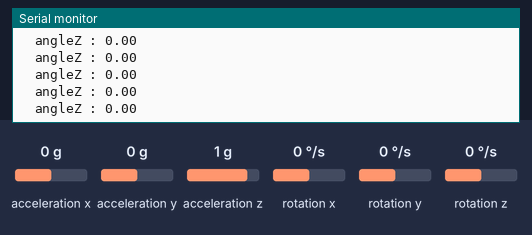
Bench run of a sketch on a simulated Arduino Uno, built with avr-gcc and run on an emulated ATmega328P. Parts: the last lines printed to the serial monitor. The test bench sets the inputs (shaded band); at power-on: rotation z 0 °/s, acceleration x 0 g, acceleration y 0 g, acceleration z 1 g, rotation x 0 °/s, rotation y 0 °/s.

Above: at 4.2 s.
4.3 s: rotation z set to -192 °/s
At 5.1 s:
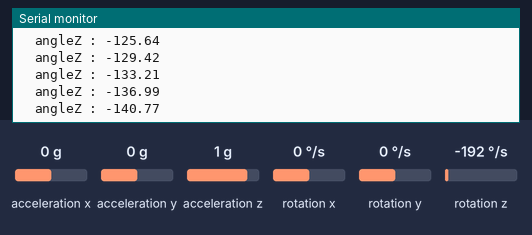
7.3 s: rotation z set to 192 °/s
At 8.0 s:
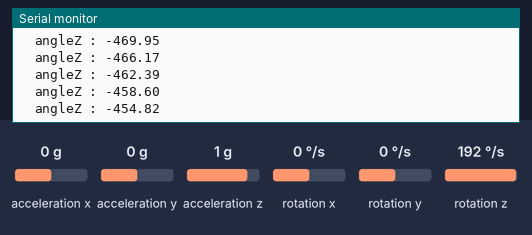
10.3 s: rotation z set to -100 °/s
At 11.0 s:
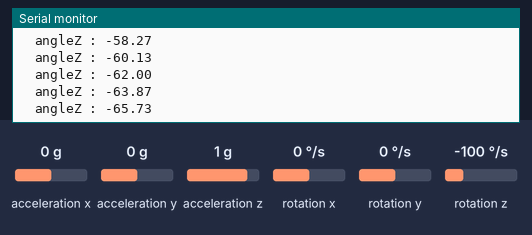
13.3 s: rotation z set to 192 °/s
At 13.9 s:
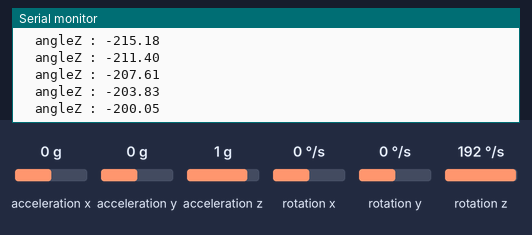
Timing chart, 0 to 16.3 s (numbered marks = the images above; inputs shaded):
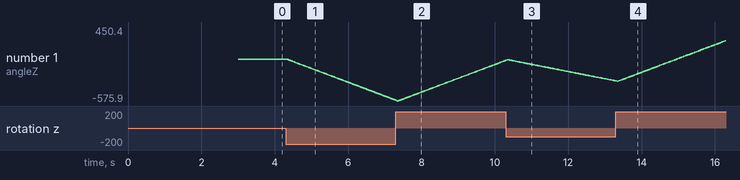

Measured:
- after the input at 4.3 s, the serial monitor: prints a new line after 0.07 s (image 1)
- plotted number 1: 0 → -564.54 after the input at 4.3 s

The sketch:

GetAngle.ino
```cpp
#include <MPU6050_tockn.h>
#include <Wire.h>

MPU6050 mpu6050(Wire);

void setup() {
  Serial.begin(9600);
  Wire.begin();
  mpu6050.begin();
  mpu6050.calcGyroOffsets(true);
}

void loop() {
  mpu6050.update();
  /*
  Serial.print("angleX : ");
  Serial.print(mpu6050.getAngleX());
  Serial.print("\tangleY : ");
  Serial.print(mpu6050.getAngleY());
  */
  Serial.print("\tangleZ : ");
  Serial.println(mpu6050.getAngleZ());
}
```
